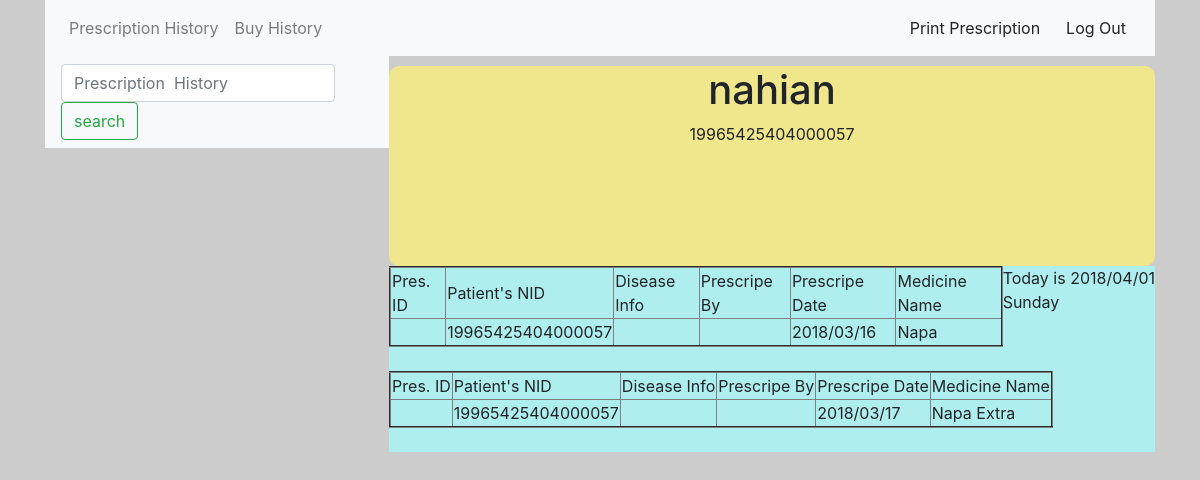
Screenshot of /patient_page_1.php (signed in) with the database file from the repository.
### tables this page shows
CREATE TABLE `prescription` (
  `id` int(11) NOT NULL,
  `PatientNID` varchar(100) NOT NULL,
  `MedicinName` varchar(250) NOT NULL,
  `DogePerDay` int(10) NOT NULL,
  `TimeinaDay` varchar(100) NOT NULL,
  `Duration` int(10) NOT NULL,
  `BeforAfterEat` varchar(100) NOT NULL,
  `FileOrReport` varchar(100) NOT NULL,
  `Date` varchar(100) NOT NULL,
  `DrName` varchar(100) NOT NULL
);

### patient_page_1.php (the view, shortened to what this page needs)
<!doctype html>
<html lang="en">
  <head>
    <link rel="stylesheet" href="css/bootstrap.min.css">
  </head>
  <body>
    <?php
   $nid=$_SESSION["p_nid"];
   $name=$_SESSION["p_name"];
   include "connection.php";
   ?>
<div class=container>
<div class="manuber">
<nav class="navbar navbar-expand-lg navbar-light bg-light">
  <div class="collapse navbar-collapse" id="navbarTogglerDemo01">
    <ul class="navbar-nav mr-auto mt-2 mt-lg-0">
      <li class="nav-item">
        <a class="nav-link" href="patient_page_1.php">Prescription  History</a>
      </li>
      <li class="nav-item">
        <a class="nav-link" href="patient_page_2.php">Buy  History</a>
      </li>
    </ul>
 <a  class="btn btn-light" name=""   href="a1.php" target="_blank"  >
<?php
  echo"Print Prescription"; ?>
</a>
    <form method="POST" action="logout.php">
      <button type="submit" class="btn btn-light" name="">Log Out</button>
    </form>
  </div>
</div>
<div class="pharma_Name">
  <h1><?php  echo $name;  ?></h1>
  <p><?php  echo $nid;  ?></p>
</div>
<div class="c2_pharma">
<div class="Date">
  <p><?php
echo "Today is " . date("Y/m/d") . "<br>";
echo  date("l");
?></p>
</div>
  <?php
$query=("select * from prescription where PatientNID ='$nid' ");
$result=mysqli_query($connection,$query);
if ($result) {
  while ($row = mysqli_fetch_array($result)) {
  echo " <table border='2'>
  <tr> <td>Pres. ID</td>  <td>Patient's NID</td><td>Disease Info</td> <td>Prescripe By</td><td>Prescripe Date</td><td>Medicine Name</td></tr>
   <tr>  <td>".$row["pid"]."</td> <td>".$row["PatientNID"]."</td><td>".$row["Disease_info"]."</td> <td>".$row["dname"]."</td><td>".$row["Date"]."</td><td>".$row["MedicinName"]."</td></tr>
</table>
<br>
  ";
  }
}
else{
  echo "<h6 >NO RECORD FOUND</h6>";
}
?>
</div>
<div class="slideber_pharma">
  <nav class="navbar navbar-light bg-light">
  <form class="form-inline" method="POST">
   <input class="form-control mr-sm-2" type="search" placeholder="Prescription  History" aria-label="Search" name="search">
    <button class="btn btn-outline-success my-2 my-sm-0" type="submit" name="button">search</button></br>
  </form>
</nav>
</div>
</div>
  </body>
</html>

### rows the page displays
prescription: PatientNID "19965425404000057", Date "2018/03/16", MedicinName "Napa"
prescription: PatientNID "19965425404000057", Date "2018/03/17", MedicinName "Napa Extra"

### other values shown
$name "nahian"
$nid "19965425404000057"
